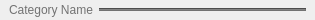
<?xml version="1.0" encoding="UTF-8"?>
<ui version="4.0">
 <class>ContextMenuCategoryItem</class>
 <widget class="QWidget" name="ContextMenuCategoryItem">
  <property name="geometry">
   <rect>
    <x>0</x>
    <y>0</y>
    <width>315</width>
    <height>18</height>
   </rect>
  </property>
  <property name="windowTitle">
   <string>Form</string>
  </property>
  <layout class="QHBoxLayout" name="horizontalLayout">
   <property name="leftMargin">
    <number>9</number>
   </property>
   <property name="topMargin">
    <number>3</number>
   </property>
   <property name="rightMargin">
    <number>9</number>
   </property>
   <property name="bottomMargin">
    <number>3</number>
   </property>
   <item>
    <widget class="QLabel" name="label">
     <property name="sizePolicy">
      <sizepolicy hsizetype="Fixed" vsizetype="Preferred">
       <horstretch>0</horstretch>
       <verstretch>0</verstretch>
      </sizepolicy>
     </property>
     <property name="font">
      <font>
       <bold>false</bold>
       <strikeout>false</strikeout>
      </font>
     </property>
     <property name="styleSheet">
      <string notr="true">QLabel {
	color: rgb(114, 114, 114);
}</string>
     </property>
     <property name="text">
      <string>Category Name</string>
     </property>
     <property name="textFormat">
      <enum>Qt::PlainText</enum>
     </property>
    </widget>
   </item>
   <item>
    <widget class="Line" name="line">
     <property name="styleSheet">
      <string notr="true">#line {
	background-color: rgb(114, 114, 114);
}</string>
     </property>
     <property name="orientation">
      <enum>Qt::Horizontal</enum>
     </property>
    </widget>
   </item>
  </layout>
 </widget>
 <resources/>
 <connections/>
</ui>
